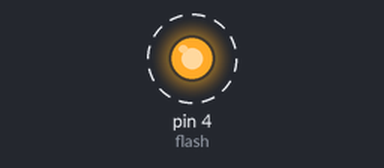
Recording of a program running on a simulated MicroPython board. Parts: output pins drawn as LEDs (lit = HIGH). Dashed ring = blinking. At 1.8 s the program stops and its outputs stay as they are.

Above: at 0.15 s.
Timing chart, 0 to 3.0 s (numbered marks = the images above):
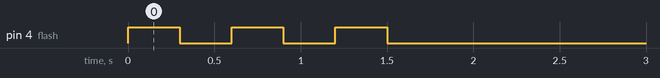

The program:

SOS2.py
```python
from machine import Pin
import time

flash = Pin(4, Pin.OUT, value=0)

def blink_once(ms):
    for _ in range(3):
        flash.value(1)
        time.sleep_ms(ms)
        flash.value(0)
        time.sleep_ms(ms)

blink_once(300)
```

Measured:
- by itself, pin 4 (flash): alternates HIGH for 0.30 s and LOW for 0.30 s, 6 changes in all, then stays LOW
